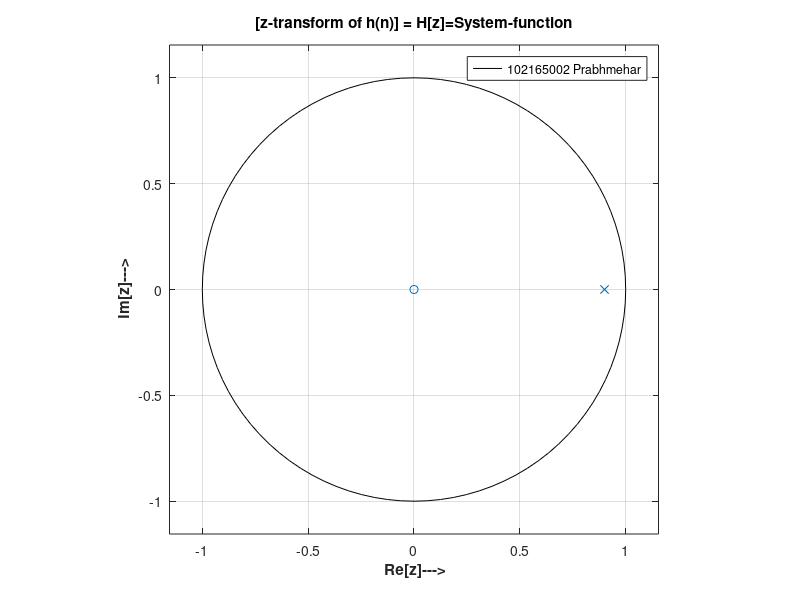
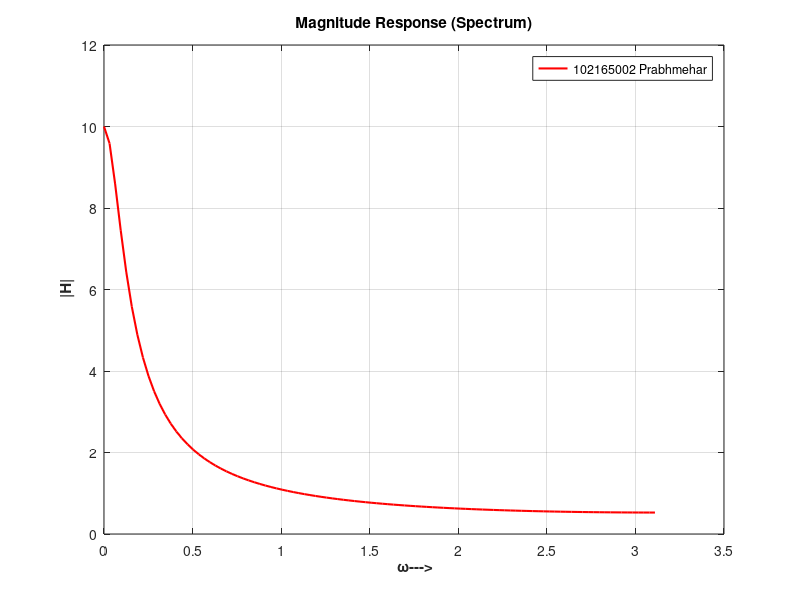
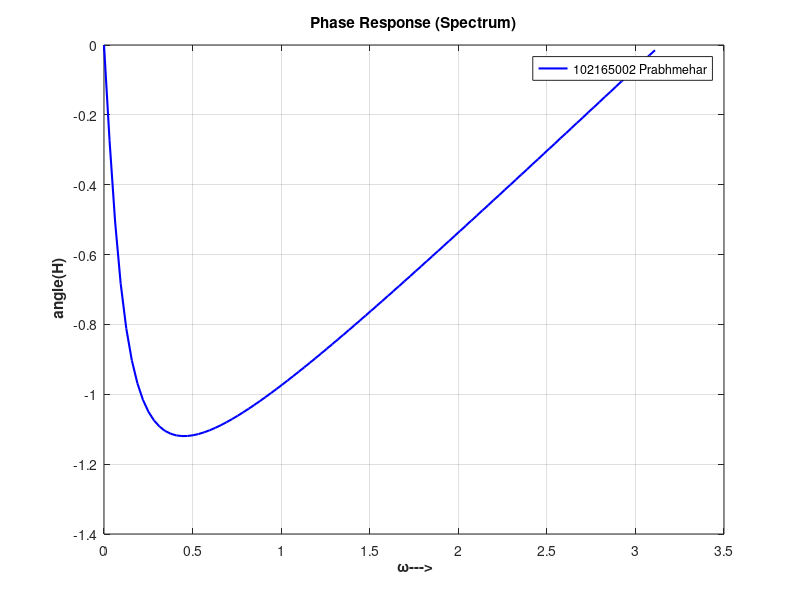

These figures' MATLAB source, in order:
b = [1 0];
a = [1 -0.9];

% Plotting the poles and zeros
figure
zplane(b,a);
xlabel('\bf Re[z]--->');
ylabel('\bf Im[z]--->');
title('[z-transform of h(n)] = H[z]=System-function')
legend('102165002 Prabhmehar')
grid on

% Plotting the magnitude response
figure
[H,w] = freqz(b,a,100);
Mag_H = abs(H);
plot(w, Mag_H, 'r', 'LineWidth', 1.5)
title('Magnitude Response (Spectrum)')
legend('102165002 Prabhmehar')
xlabel('\bf \omega--->')
ylabel('\bf |H|')
grid on

% Plotting the phase response
figure
Pha_H = angle(H);
plot(w, Pha_H, 'b', 'LineWidth', 1.5)
xlabel('\bf \omega--->')
ylabel('\bf angle(H)')
title('Phase Response (Spectrum)')
legend('102165002 Prabhmehar')
grid on
